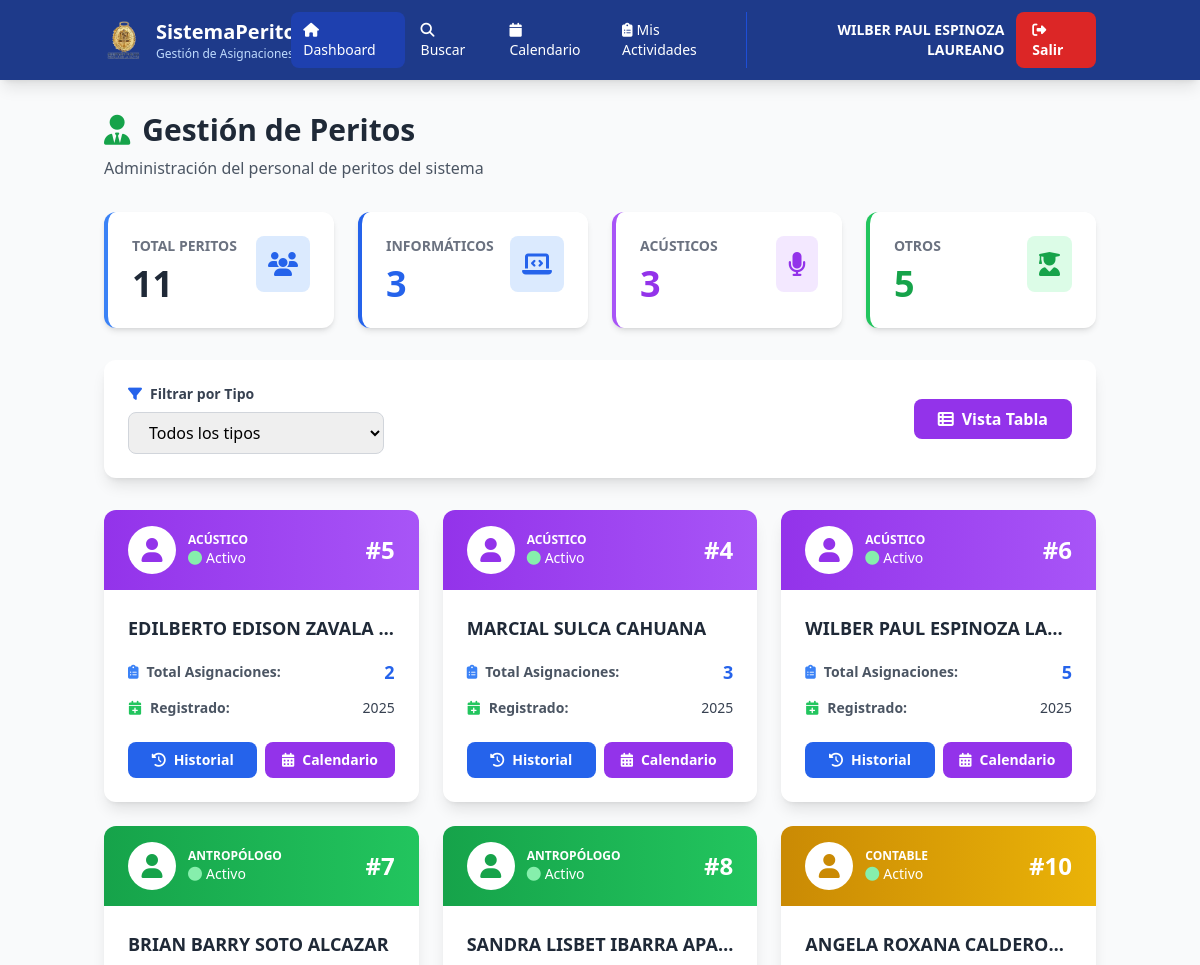
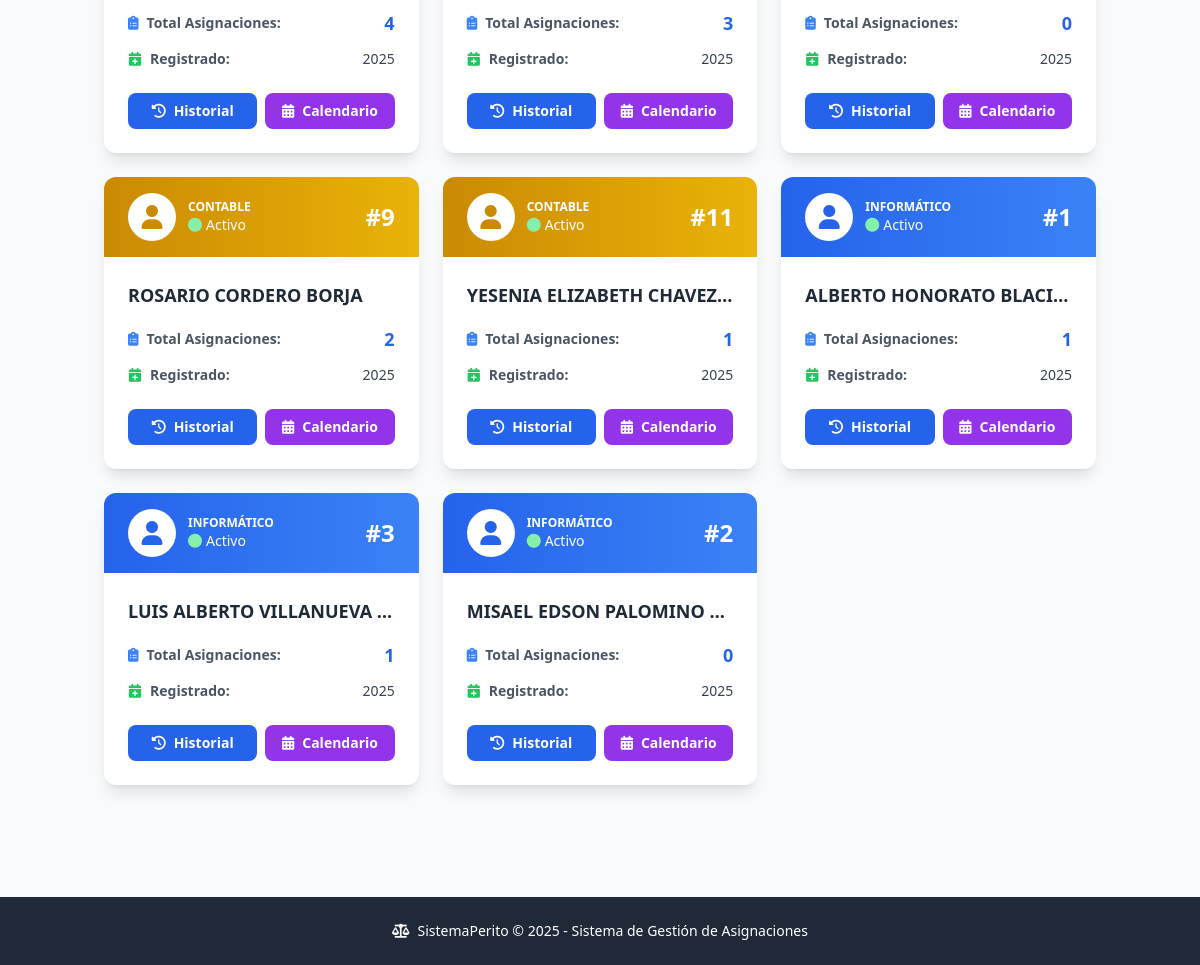
Screenshot of /peritos (signed in) with the database file from the repository (2 pictures, top to bottom).
### tables this page shows
CREATE TABLE peritos (
            id INTEGER PRIMARY KEY AUTOINCREMENT,
            nombre_completo TEXT NOT NULL,
            tipo TEXT NOT NULL,
            estado TEXT DEFAULT 'Activo',
            fecha_creacion TIMESTAMP DEFAULT CURRENT_TIMESTAMP
        );

### app.py (the view)
@app.route('/peritos')
@login_required  # ← AGREGAR
def peritos():
    conn = sqlite3.connect('database.db')
    cursor = conn.cursor()
    cursor.execute('SELECT * FROM peritos ORDER BY tipo, nombre_completo')
    peritos_list = []
    for row in cursor.fetchall():
        cursor.execute('SELECT COUNT(*) FROM asignaciones WHERE perito_id = ?', (row[0],))
        total_asignaciones = cursor.fetchone()[0]
        peritos_list.append({
            'id': row[0],
            'nombre': row[1],
            'tipo': row[2],
            'estado': row[3],
            'total_asignaciones': total_asignaciones
        })
    conn.close()
    return render_template('core/peritos.html', peritos=peritos_list)

### app.py (called while the page is built)
def login_required(f):
    @wraps(f)
    def decorated_function(*args, **kwargs):
        if 'usuario_id' not in session:
            return redirect(url_for('login'))
        return f(*args, **kwargs)
    return decorated_function

### templates/core/peritos.html (shortened to what this page needs)
<!DOCTYPE html>
<html lang="es">
<head>
    <script src="https://cdn.tailwindcss.com"></script>
    <link rel="stylesheet" href="https://cdnjs.cloudflare.com/ajax/libs/font-awesome/6.4.0/css/all.min.css">
</head>
<body class="bg-gray-50">
    <nav class="bg-blue-900 text-white shadow-lg">
        <div class="container mx-auto px-4">
            <div class="flex justify-between items-center py-3">
                <div class="flex items-center space-x-3">
                    <img src="{{ url_for('static', filename='imagenes/logompo.png') }}" alt="Logo" class="w-10 h-10 object-contain">
                    <div class="hidden md:block">
                        <h1 class="text-xl font-bold">SistemaPerito</h1>
                        <p class="text-xs text-blue-200">Gestión de Asignaciones</p>
                    </div>
                </div>
                <div class="flex items-center space-x-1">
                    <a href="/" class="px-3 py-2 bg-blue-800 rounded-lg hover:bg-blue-700 transition text-sm">
                        <i class="fas fa-home mr-1"></i>Dashboard
                    </a>
                    <a href="/buscar" class="px-3 py-2 rounded-lg hover:bg-blue-800 transition text-sm">
                        <i class="fas fa-search mr-1"></i>Buscar
                    </a>
                    <a href="/calendario" class="px-3 py-2 rounded-lg hover:bg-blue-800 transition text-sm">
                        <i class="fas fa-calendar mr-1"></i>Calendario
                    </a>
                    {% if session.rol == 'perito' %}
                    <a href="/mis-actividades" class="px-3 py-2 rounded-lg hover:bg-blue-800 transition text-sm">
                        <i class="fas fa-clipboard-list mr-1"></i>Mis Actividades
                    </a>
                    {% endif %}
                </div>
                <div class="flex items-center space-x-3 border-l border-blue-700 pl-4">
                    <div class="text-right hidden md:block">
                        <p class="text-sm font-semibold">{{ session.nombre_completo or session.usuario }}</p>
                    </div>
                    <a href="/logout" class="px-4 py-2 bg-red-600 rounded-lg hover:bg-red-700 transition text-sm font-semibold">
                        <i class="fas fa-sign-out-alt mr-1"></i>Salir
                    </a>
                </div>
            </div>
        </div>
    </nav>
    <div class="container mx-auto px-4 py-8">
        <div class="mb-8 fade-in">
            <h2 class="text-3xl font-bold text-gray-800 mb-2">
                <i class="fas fa-user-tie text-green-600 mr-3"></i>Gestión de Peritos
            </h2>
            <p class="text-gray-600">Administración del personal de peritos del sistema</p>
        </div>
        <div class="grid grid-cols-1 md:grid-cols-4 gap-6 mb-8">
            <div class="bg-white rounded-xl shadow-md p-6 border-l-4 border-blue-500 fade-in">
                <div class="flex justify-between items-start">
                    <div>
                        <p class="text-gray-500 text-sm font-semibold uppercase">Total Peritos</p>
                        <p class="text-4xl font-bold text-gray-800 mt-2" id="totalPeritos">{{ peritos|length }}</p>
                    </div>
                    <div class="bg-blue-100 p-3 rounded-lg">
                        <i class="fas fa-users text-2xl text-blue-600"></i>
                    </div>
                </div>
            </div>
            <div class="bg-white rounded-xl shadow-md p-6 border-l-4 border-blue-600 fade-in" style="animation-delay: 0.1s">
                <div class="flex justify-between items-start">
                    <div>
                        <p class="text-gray-500 text-sm font-semibold uppercase">Informáticos</p>
                        <p class="text-4xl font-bold text-blue-600 mt-2" id="totalInformaticos">0</p>
                    </div>
                    <div class="bg-blue-100 p-3 rounded-lg">
                        <i class="fas fa-laptop-code text-2xl text-blue-600"></i>
                    </div>
                </div>
            </div>
            <div class="bg-white rounded-xl shadow-md p-6 border-l-4 border-purple-500 fade-in" style="animation-delay: 0.2s">
                <div class="flex justify-between items-start">
                    <div>
                        <p class="text-gray-500 text-sm font-semibold uppercase">Acústicos</p>
                        <p class="text-4xl font-bold text-purple-600 mt-2" id="totalAcusticos">0</p>
                    </div>
                    <div class="bg-purple-100 p-3 rounded-lg">
                        <i class="fas fa-microphone text-2xl text-purple-600"></i>
                    </div>
                </div>
            </div>
            <div class="bg-white rounded-xl shadow-md p-6 border-l-4 border-green-500 fade-in" style="animation-delay: 0.3s">
                <div class="flex justify-between items-start">
                    <div>
                        <p class="text-gray-500 text-sm font-semibold uppercase">Otros</p>
                        <p class="text-4xl font-bold text-green-600 mt-2" id="totalOtros">0</p>
                    </div>
                    <div class="bg-green-100 p-3 rounded-lg">
                        <i class="fas fa-user-graduate text-2xl text-green-600"></i>
                    </div>
                </div>
            </div>
        </div>
        <div class="bg-white rounded-xl shadow-lg p-6 mb-8 fade-in">
            <div class="flex flex-col md:flex-row justify-between items-start md:items-center space-y-4 md:space-y-0">
                <div class="flex-1 w-full md:w-auto">
                    <label class="block text-sm font-semibold text-gray-700 mb-2">
                        <i class="fas fa-filter text-blue-600 mr-2"></i>Filtrar por Tipo
                    </label>
                    <select id="filtroTipo"
                            onchange="filtrarPeritos()"
                            class="w-full md:w-64 px-4 py-2 border border-gray-300 rounded-lg focus:ring-2 focus:ring-blue-500 transition">
                        <option value="">Todos los tipos</option>
                    </select>
                </div>
                <div class="flex space-x-3">
                    <button onclick="toggleVista()"
                            id="btnVista"
                            class="px-6 py-2 bg-purple-600 text-white font-semibold rounded-lg hover:bg-purple-700 transition">
                        <i class="fas fa-th-list mr-2"></i>Vista Tabla
                    </button>
                </div>
            </div>
        </div>
        <div id="vistaCards" class="grid grid-cols-1 md:grid-cols-2 lg:grid-cols-3 gap-6 mb-8">
            {% for perito in peritos %}
            <div class="perito-card bg-white rounded-xl shadow-lg overflow-hidden fade-in perito-item"
                 data-tipo="{{ perito.tipo }}"
                 style="animation-delay: {{ loop.index * 0.05 }}s">
                <div class="bg-gradient-to-r
                    {% if perito.tipo == 'Informático' %}from-blue-600 to-blue-500
                    {% elif perito.tipo == 'Acústico' %}from-purple-600 to-purple-500
                    {% elif perito.tipo == 'Antropólogo' %}from-green-600 to-green-500
                    {% else %}from-yellow-600 to-yellow-500{% endif %}
                    px-6 py-4">
                    <div class="flex items-center justify-between">
                        <div class="flex items-center space-x-3">
                            <div class="w-12 h-12 bg-white rounded-full flex items-center justify-center">
                                <i class="fas fa-user text-2xl
                                    {% if perito.tipo == 'Informático' %}text-blue-600
                                    {% elif perito.tipo == 'Acústico' %}text-purple-600
                                    {% elif perito.tipo == 'Antropólogo' %}text-green-600
                                    {% else %}text-yellow-600{% endif %}"></i>
                            </div>
                            <div>
                                <p class="text-white text-xs font-semibold uppercase">{{ perito.tipo }}</p>
                                <p class="text-white text-sm">
                                    {% if perito.estado == 'Activo' %}
                                        <i class="fas fa-circle text-green-300 mr-1"></i>Activo
                                    {% else %}
                                        <i class="fas fa-circle text-red-300 mr-1"></i>Inactivo
                                    {% endif %}
                                </p>
                            </div>
                        </div>
                        <div class="text-white text-2xl font-bold">
                            #{{ perito.id }}
                        </div>
                    </div>
                </div>
                <div class="p-6">
                    <h3 class="text-lg font-bold text-gray-800 mb-4 truncate" title="{{ perito.nombre }}">
                        {{ perito.nombre }}
                    </h3>
                    <div class="space-y-3">
                        <div class="flex justify-between items-center">
                            <span class="text-sm text-gray-600 font-semibold">
                                <i class="fas fa-clipboard-list text-blue-500 mr-2"></i>Total Asignaciones:
                            </span>
                            <span class="text-lg font-bold text-blue-600">{{ perito.total_asignaciones }}</span>
                        </div>
                        <div class="flex justify-between items-center">
                            <span class="text-sm text-gray-600 font-semibold">
                                <i class="fas fa-calendar-plus text-green-500 mr-2"></i>Registrado:
                            </span>
                            <span class="text-sm text-gray-700">{{ perito.fecha_creacion or '2025' }}</span>
                        </div>
                    </div>
                    <div class="mt-6 flex space-x-2">
                        <button onclick="verHistorial({{ perito.id }}, '{{ perito.nombre }}')"
                                class="flex-1 px-4 py-2 bg-blue-600 text-white rounded-lg hover:bg-blue-700 transition text-sm font-semibold">
                            <i class="fas fa-history mr-2"></i>Historial
                        </button>
                        <button onclick="verCalendario({{ perito.id }}, '{{ perito.nombre }}')"
                                class="flex-1 px-4 py-2 bg-purple-600 text-white rounded-lg hover:bg-purple-700 transition text-sm font-semibold">
                            <i class="fas fa-calendar-alt mr-2"></i>Calendario
                        </button>
                    </div>
                </div>
            </div>
            {% endfor %}
        </div>
    </div>
    <footer class="bg-gray-800 text-white mt-12 py-6">
        <div class="container mx-auto px-4 text-center">
            <p class="text-sm">
                <i class="fas fa-balance-scale mr-2"></i>SistemaPerito © 2025 - Sistema de Gestión de Asignaciones
            </p>
        </div>
    </footer>
</body>
</html>

### templates/core/peritos.html (style rules this page uses)
.fade-in { animation: fadeIn 0.5s ease-out; }
.perito-card { transition: all 0.3s ease; }

### rows the page displays
peritos: nombre_completo "WILBER PAUL ESPINOZA LAUREANO", tipo "ACÚSTICO", estado "Activo" (drawn), id "6", nombre "WILBER PAUL ESPINOZA LA…", total_asignaciones "5", fecha_creacion "2025"
peritos: tipo "ACÚSTICO", estado "Activo" (drawn), id "5", nombre "EDILBERTO EDISON ZAVALA…", total_asignaciones "2", fecha_creacion "2025"
peritos: tipo "ACÚSTICO", estado "Activo" (drawn), id "4", nombre "MARCIAL SULCA CAHUANA", total_asignaciones "3", fecha_creacion "2025"
peritos: tipo "ANTROPÓLOGO", estado "Activo" (drawn), id "7", nombre "BRIAN BARRY SOTO ALCAZAR", total_asignaciones "4", fecha_creacion "2025"
peritos: tipo "ANTROPÓLOGO", estado "Activo" (drawn), id "8", nombre "SANDRA LISBET IBARRA APA…", total_asignaciones "3", fecha_creacion "2025"
peritos: tipo "CONTABLE", estado "Activo" (drawn), id "10", nombre "ANGELA ROXANA CALDERO…", total_asignaciones "0", fecha_creacion "2025"
peritos: tipo "CONTABLE", estado "Activo" (drawn), id "9", nombre "ROSARIO CORDERO BORJA", total_asignaciones "2", fecha_creacion "2025"
peritos: tipo "CONTABLE", estado "Activo" (drawn), id "11", nombre "YESENIA ELIZABETH CHAVEZ…", total_asignaciones "1", fecha_creacion "2025"
peritos: tipo "INFORMÁTICO", estado "Activo" (drawn), id "1", nombre "ALBERTO HONORATO BLACI…", total_asignaciones "1", fecha_creacion "2025"
peritos: tipo "INFORMÁTICO", estado "Activo" (drawn), id "3", nombre "LUIS ALBERTO VILLANUEVA…", total_asignaciones "1", fecha_creacion "2025"
peritos: tipo "INFORMÁTICO", estado "Activo" (drawn), id "2", nombre "MISAEL EDSON PALOMINO…", total_asignaciones "0", fecha_creacion "2025"

### other values shown
{{ peritos|length }} "11"
